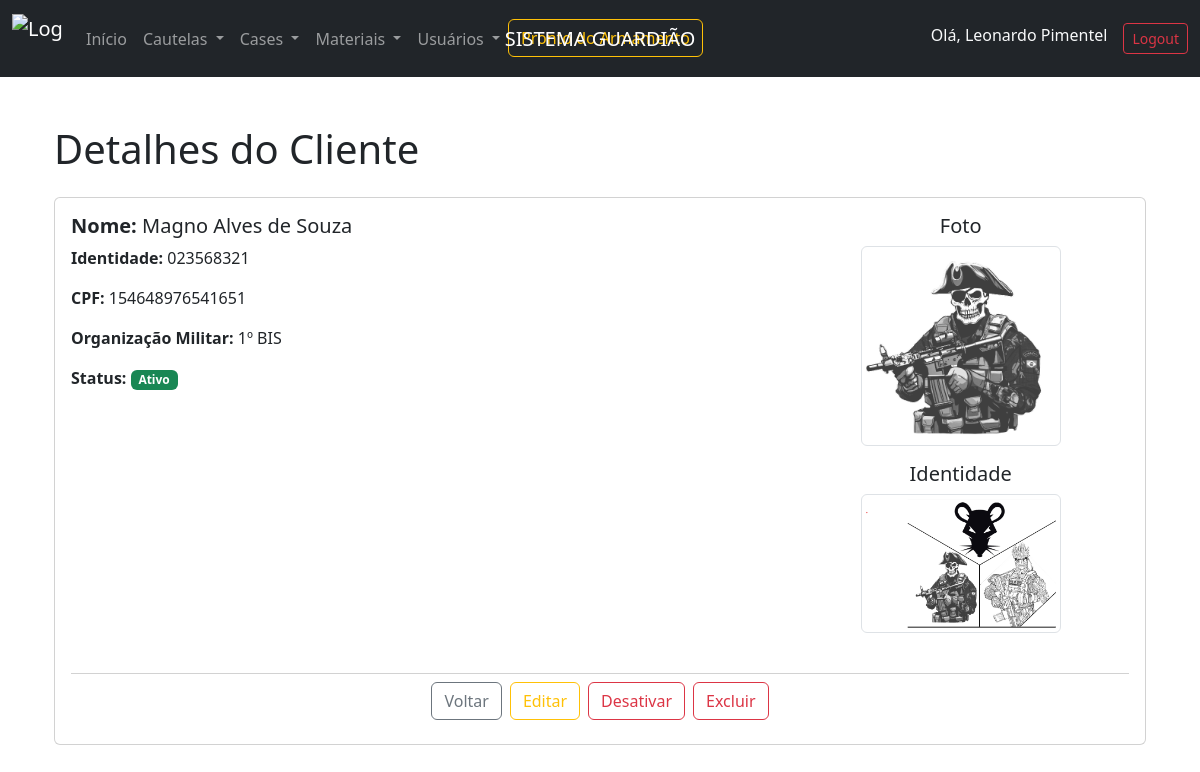
Screenshot of /clientes/visualizar/1/ (signed in) with the database file from the repository.
### guardiao/models.py (models this page shows, shortened)
class Operador(models.Model):
    user = models.OneToOneField(User, on_delete=models.CASCADE)
    nome = models.CharField(max_length=100)
    identidade = models.CharField(max_length=20)
    funcao = models.CharField(max_length=100, null=True, blank=True)
    nivel_acesso = models.IntegerField(
        choices=[(1, 'Nível 1'), (2, 'Nível 2'), (3, 'Nível 3')], default=1)

class Cliente(models.Model):
    nome = models.CharField(max_length=100)
    identidade = models.CharField(max_length=20)
    cpf = models.CharField(max_length=14, unique=True, null=True, blank=True)
    foto = models.ImageField(
        upload_to='clientes/fotos/', null=True, blank=True)
    organizacao_militar = models.CharField(
        max_length=100, null=True, blank=True)
    imagem_identidade = models.ImageField(
        upload_to='identidades/', null=True, blank=True)
    isAtivo = models.BooleanField(default=True)

### guardiao/views.py (the view)
@login_required
@nivel_acesso_minimo(2)
def visualizar_cliente(request, cliente_id):
    cliente = get_object_or_404(Cliente, id=cliente_id)
    return render(request, 'visualizar_cliente.html', {'cliente': cliente})

### guardiao/templates/visualizar_cliente.html (shortened to what this page needs)
{% extends 'base.html' %}
{% load static %}
{% block navbar %}
    {% if user.operador.nivel_acesso == 2 %}
        {% include 'navbar_2.html' %}
    {% elif user.operador.nivel_acesso == 1 %}
        {% include 'navbar_1.html' %}
    {% else %}
        {% include 'navbar.html' %}
    {% endif %}
{% endblock %}
{% block content %}
<div class="container mt-5">
    <h1 class="mb-4">Detalhes do Cliente</h1>
    <div class="card p-3">
        <div class="row">
            <div class="col-md-8">
                <h5><strong>Nome:</strong> {{ cliente.nome }}</h5>
                <p><strong>Identidade:</strong> {{ cliente.identidade }}</p>
                <p><strong>CPF:</strong> {{ cliente.cpf|default:"Não informado" }}</p>
                <p><strong>Organização Militar:</strong> {{ cliente.organizacao_militar|default:"Não informado" }}</p>
                <p><strong>Status:</strong>
                    {% if cliente.isAtivo %}
                        <span class="badge bg-success">Ativo</span>
                    {% else %}
                        <span class="badge bg-danger">Inativo</span>
                    {% endif %}
                </p>
            </div>
            <div class="col-md-4 text-center">
                {% if cliente.foto %}
                    <h5>Foto</h5>
                    <img src="{{ cliente.foto.url }}" alt="Foto do Cliente" class="img-thumbnail mb-3" width="200">
                {% else %}
                    <p class="text-muted">Sem foto disponível</p>
                {% endif %}
                {% if cliente.imagem_identidade %}
                    <h5>Identidade</h5>
                    <img src="{{ cliente.imagem_identidade.url }}" alt="Identidade" class="img-thumbnail mb-3" width="200">
                {% else %}
                    <p class="text-muted">Sem imagem de identidade disponível</p>
                {% endif %}
            </div>
        </div>
        <div class="card-footer bg-white text-end mt-4">
            <div class="d-flex justify-content-center gap-2">
                <a href="{% url 'listar_clientes' %}" class="btn btn-outline-secondary">Voltar</a>
                {% if user.operador.nivel_acesso == 3 %}
                    <a href="{% url 'editar_cliente' cliente.id %}" class="btn btn-outline-warning">Editar</a>
                    <form method="POST" action="{% url 'ativar_desativar_cliente' cliente.id %}" class="d-inline">
                        {% if cliente.isAtivo %}
                            <button type="submit" class="btn btn-outline-danger">Desativar</button>
                        {% else %}
                            <button type="submit" class="btn btn-outline-success">Ativar</button>
                        {% endif %}
                    </form>
                    <a href="{% url 'confirmar_exclusao_cliente' cliente.id %}" class="btn btn-outline-danger">Excluir</a>
                {% endif %}
            </div>
        </div>
    </div>
</div>
{% endblock %}

### guardiao/templates/base.html (shortened to what this page needs)
{% load static %}
<!DOCTYPE html>
<html lang="pt-br">
<head>
    <link rel="stylesheet" href="{% static 'bootstrap/css/bootstrap.min.css' %}">
    <link rel="stylesheet" href="{% static 'bootstrap-icons/font/bootstrap-icons.css' %}">
</head>
<body>
    {% block navbar %}{% endblock %}
    <div class="container mt-4">
        {% block content %}{% endblock %}
    </div>
</body>
</html>

### guardiao/templates/navbar.html (shortened to what this page needs)
{% load static %}
<nav class="navbar navbar-expand-lg navbar-dark bg-dark">
    <div class="container-fluid">
        <a class="navbar-brand" href="/">
            <img src="{% static 'images/logo.png' %}" alt="Logo Guardião" width="50" height="50" class="d-inline-block align-text-top">
        </a>
        <span class="navbar-brand navbar-brand-center">SISTEMA GUARDIÃO</span>
        <div class="collapse navbar-collapse" id="navbarNav">
            <ul class="navbar-nav me-auto">
                <li class="nav-item">
                    <a class="nav-link" href="{% url 'listar_prontos' %}">Início</a>
                </li>
                <li class="nav-item dropdown">
                    <a class="nav-link dropdown-toggle" href="#" id="emprestimosDropdown" role="button" data-bs-toggle="dropdown" aria-expanded="false">
                        Cautelas
                    </a>
                </li>
                <li class="nav-item dropdown">
                    <a class="nav-link dropdown-toggle" href="#" id="casesDropdown" role="button" data-bs-toggle="dropdown" aria-expanded="false">
                        Cases
                    </a>
                </li>
                <li class="nav-item dropdown">
                    <a class="nav-link dropdown-toggle" href="#" id="materiaisDropdown" role="button" data-bs-toggle="dropdown" aria-expanded="false">
                        Materiais
                    </a>
                </li>
                <li class="nav-item dropdown">
                    <a class="nav-link dropdown-toggle" href="#" id="usuariosDropdown" role="button" data-bs-toggle="dropdown" aria-expanded="false">
                        Usuários
                    </a>
                </li>
                <li class="nav-item">
                    <a href="{% url 'pronto_armamento' %}" class="btn btn-outline-warning me-2">Pronto do Armamento</a>
                </li>
            </ul>
            <ul class="navbar-nav">
                {% if user.is_authenticated %}
                    <li class="nav-item">
                        <span class="navbar-text text-light me-3">Olá, {{ user.operador.nome }}</span>
                    </li>
                    <li class="nav-item">
                        <a class="btn btn-outline-danger btn-sm" href="{% url 'logout' %}">Logout</a>
                    </li>
                {% else %}
                    <li class="nav-item">
                        <a class="btn btn-outline-success btn-sm" href="{% url 'login' %}">Login</a>
                    </li>
                {% endif %}
            </ul>
        </div>
    </div>
</nav>

### guardiao/templates/base.html (style rules this page uses)
.navbar-brand-center { position: absolute; left: 50%; transform: translateX(-50%); }

### rows the page displays
Cliente: nome "Magno Alves de Souza", identidade "023568321", cpf "154648976541651", organizacao_militar "1º BIS", foto (picture), imagem_identidade (picture)

### other values shown
{{ user.operador.nome }} "Leonardo Pimentel"
